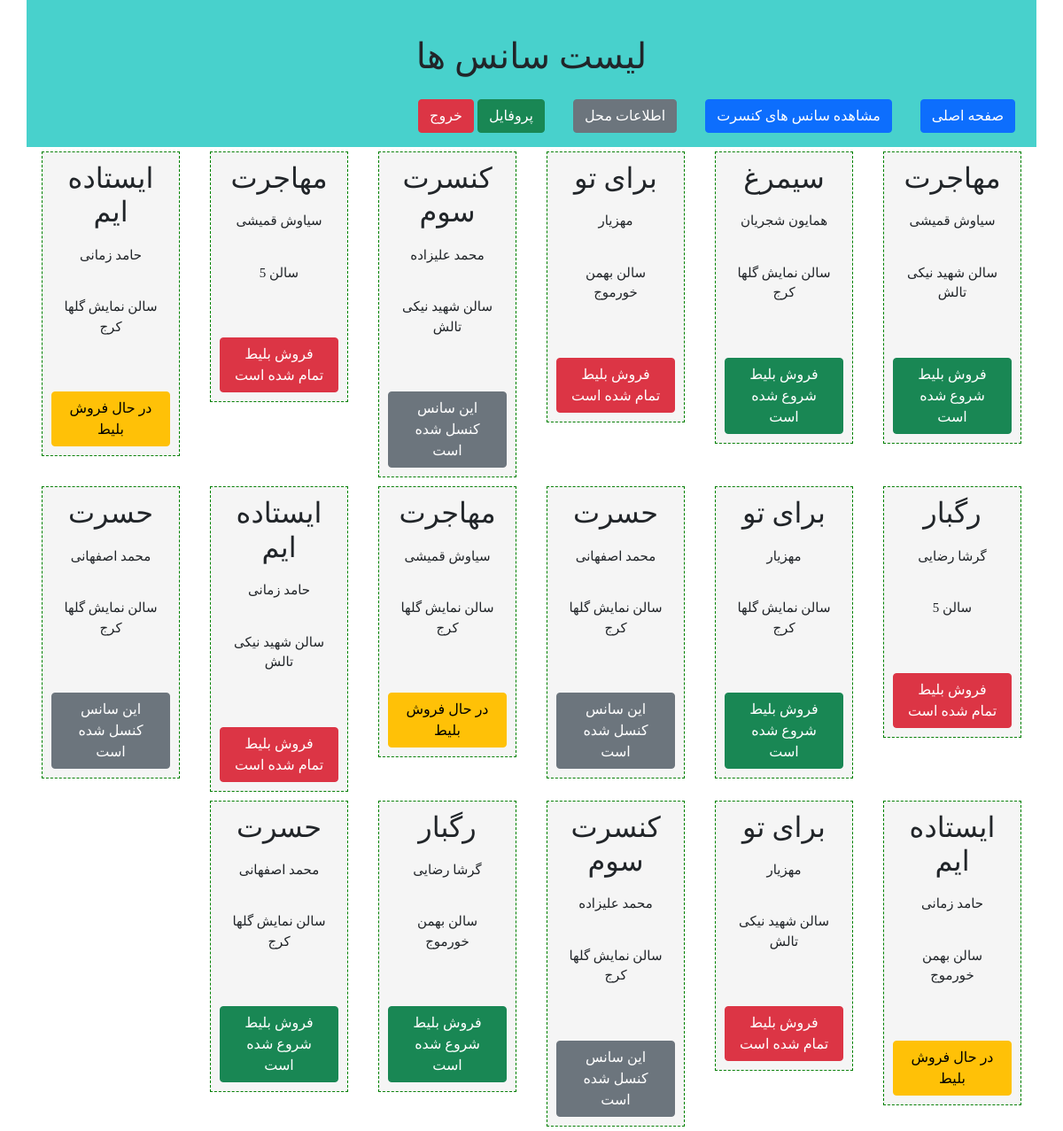
Before: /ticketSales/time/list (signed in) with the older database file.
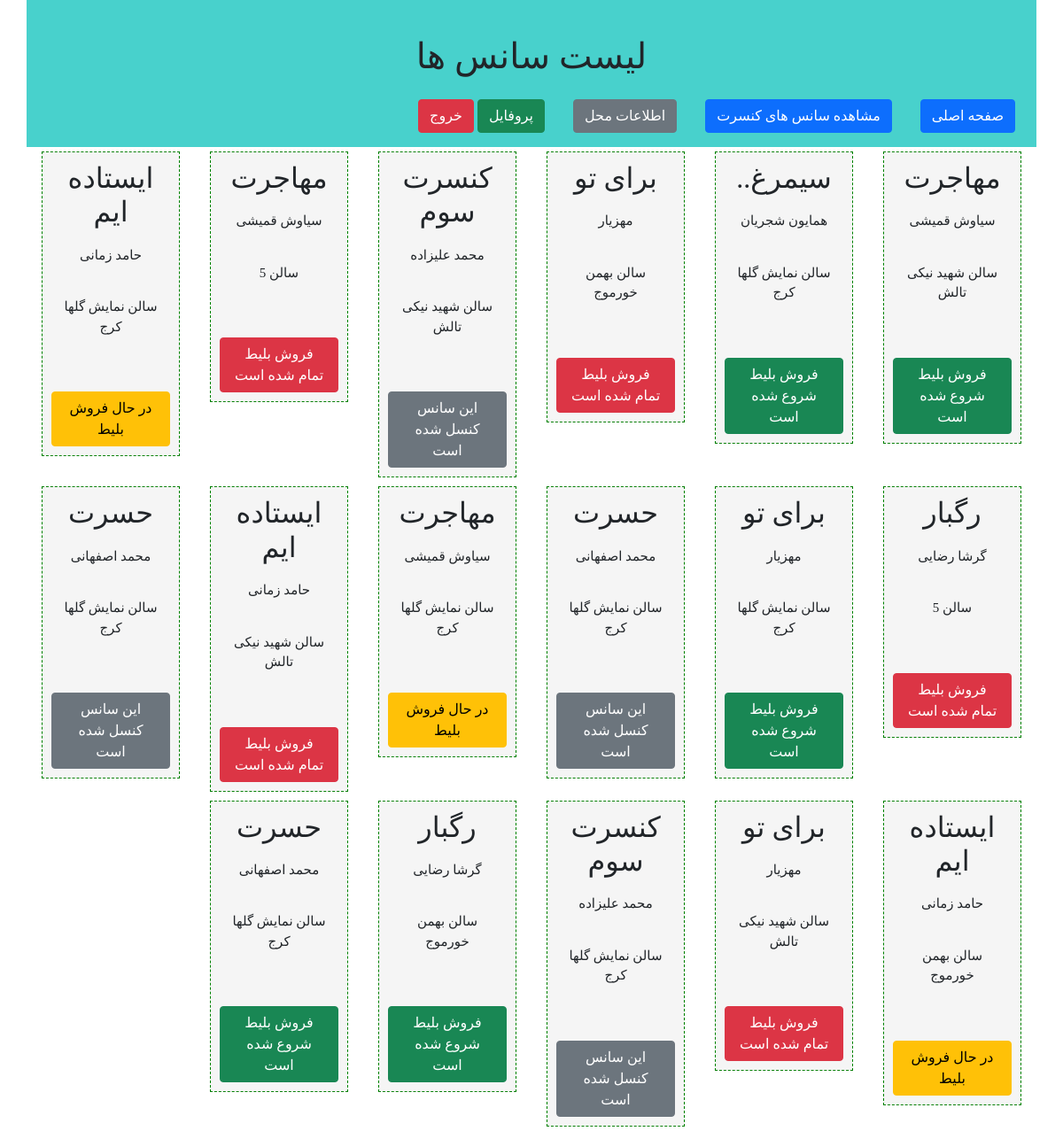
After: the same page with the newer database file.
### ticketSales/models.py (models this page shows, shortened)
class timeModel(models.Model):
  class Meta:
    verbose_name='سانس'
    verbose_name_plural='سانس'
  concertModel = models.ForeignKey("concertModel",on_delete=models.PROTECT,verbose_name='کنسرت')
  locationModel = models.ForeignKey("locationModel",on_delete=models.PROTECT,verbose_name='مکان')
  StartDateTime = models.DateTimeField(verbose_name='زمان شروع')
  Seats = models.IntegerField(verbose_name='صندلی')
  Start = 1
  End = 2
  Cancel = 3
  Sales = 4
  status_choices = ((Start,"فروش بلیط شروع شده است"),(End,"فروش بلیط تمام شده است"),(Cancel,"این سانس کنسل شده است"),(Sales,"در حال فروش  بلیط"),)
  Status = models.IntegerField(choices=status_choices,verbose_name='وضعیت')
  def get_jalali_date(self):
    return datetime2jalali(self.StartDateTime)

class concertModel(models.Model):
  class Meta:
    verbose_name='کنسرت'
    verbose_name_plural='کنسرت'
  Name=models.CharField(max_length=100,verbose_name='نام کنسرت')
  SingerName=models.CharField(max_length=100,verbose_name='خواننده')
  length=models.IntegerField(verbose_name='طول')
  Poster=models.ImageField(upload_to="concertImages/",null=True,verbose_name='پوستر')

class locationModel(models.Model):
  class Meta:
    verbose_name='محل برگزاری'
    verbose_name_plural='محل برگزاری'
  IdNumber = models.IntegerField(primary_key=True,verbose_name='شناسه')
  Name=models.CharField(max_length=100,verbose_name='نام')
  Address=models.CharField(max_length=500,default='تهران برج میلاد',verbose_name='آدرس')
  Phone=models.CharField(max_length=11,verbose_name='شماره تلفن')
  capacity=models.IntegerField(verbose_name='ظرفیت')

### ticketSales/views.py (the view)
# urls.py: path('time/list',views.timeView),
@login_required
def timeView(request):
    times = timeModel.objects.all()
    context = {
      "timeList":times,
    }
    return render(request,"ticketSales/timeList.html",context)

### ticketSales/templates/ticketSales/timeList.html
{% extends "ticketSales/layout.html" %}
{% block titlepage %}
  لیست سانس ها
{% endblock %}
{% block mainContent %}
  {% if timeList %}
    {% for time in timeList %}
      <div class="col-md-2">
        <a>
          <div class="timeBox">
            <h2>{{ time.concertModel.Name }}</h2>
            <p>{{time.concertModel.SingerName}}</p>
            <p>{{time.locationModel.Name}}</p>
            <p>{{time.get_jalali_date}}</p>
            <div
            class="
            {% if time.Status == time.Start %}
              btn btn-success
            {% elif time.Status == time.End %}
              btn btn-danger
            {% elif time.Status == time.Cancel %}
              btn btn-secondary
            {% elif time.Status == time.Sales %}
              btn btn-warning
            {% endif %}
            ">
              {{time.get_Status_display}}
            </div>
          </div>
        </a>
      </div>
    {% endfor %}
  {% endif %}
{% endblock %}

Changed rows visible on the page:
changed through a linked row, timeModel "همایون شجریان": concertModel.Name "سیمرغ" → "سیمرغ.."
